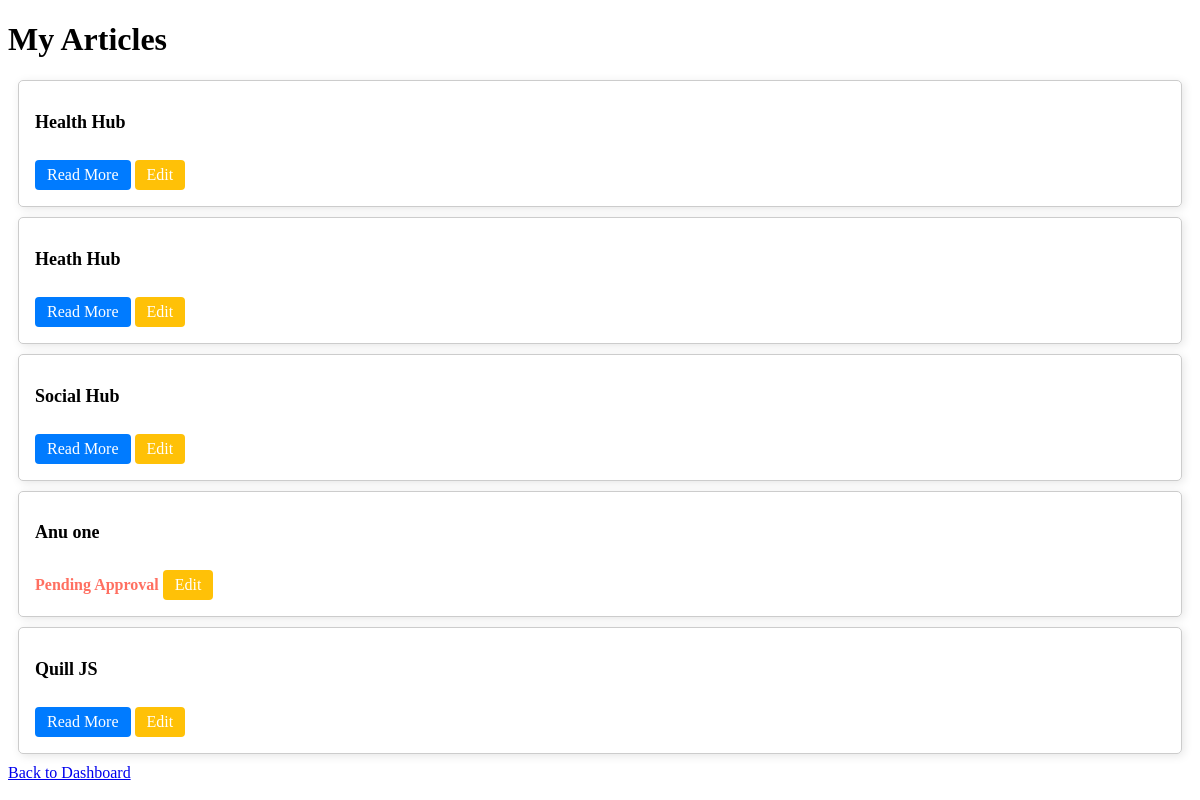
/articles/my_articles/ (signed in), run on the app's committed database.
### article_writing/models.py (models this page shows, shortened)
class Article(models.Model):
    STATUS_CHOICES = [
        ('draft', 'Draft'),
        ('pending', 'Pending Approval'),
        ('approved', 'Approved'),
    ]
    doctor = models.ForeignKey(User, on_delete=models.CASCADE, related_name="articles")
    title = models.CharField(max_length=200)
    content = models.TextField()  # Use this for HTML content created by Quill.js
    created_at = models.DateTimeField(auto_now_add=True)
    updated_at = models.DateTimeField(auto_now=True)
    status = models.CharField(max_length=20, choices=STATUS_CHOICES, default='draft')

### article_writing/views.py (the view)
# urls.py: path('my_articles/', views.my_articles, name='my_articles'),
@login_required
def my_articles(request):
    articles = Article.objects.filter(doctor=request.user)
    return render(request, 'article_writing/my_articles.html', {'articles': articles})

### templates/article_writing/my_articles.html (shortened to what this page needs)
<!DOCTYPE html>
<html lang="en">
<head>
</head>
<body>
    <h1>My Articles</h1>
    <div>
        {% for article in articles %}
        <div class="card">
            <h2 class="card-title">{{ article.title }}</h2>
            {% if article.status == 'approved' %}
                <a href="{% url 'article_detail' article.id %}" class="read-more">Read More</a>
            {% else %}
                <span class="pending-approval">Pending Approval</span>
            {% endif %}
            <a href="{% url 'edit_article' article.id %}" class="edit-button">Edit</a>
        </div>
        {% empty %}
        <p>No articles available yet.</p>
        {% endfor %}
    </div>
    <a href="{% url 'doctor_dashboard' %}">Back to Dashboard</a>
</body>
</html>

### templates/article_writing/my_articles.html (style rules this page uses)
.card { border: 1px solid #ccc; border-radius: 5px; padding: 16px; margin: 10px; box-shadow: 2px 2px 10px rgba(0, 0, 0, 0.1); transition: transform 0.2s ease-in-out; }
.card-title { font-size: 18px; font-weight: bold; }
.read-more { display: inline-block; margin-top: 12px; padding: 6px 12px; background-color: #007bff; color: white; text-decoration: none; border-radius: 4px; }
.edit-button { display: inline-block; margin-top: 12px; padding: 6px 12px; background-color: #ffc107; color: white; text-decoration: none; border-radius: 4px; }
.pending-approval { margin-top: 12px; color: #ff6f61; font-weight: bold; }

### data on the page
Article: title "Health Hub", status "Read More"
Article: title "Heath Hub", status "Read More"
Article: title "Social Hub", status "Read More"
Article: title "Anu one", status "Pending Approval"
Article: title "Quill JS", status "Read More"
